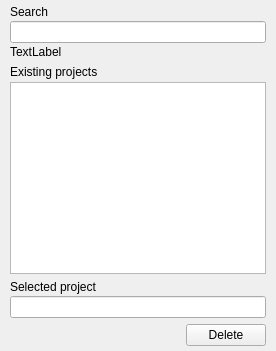
            <widget class="QWidget" name="delete_project">
             <layout class="QVBoxLayout" name="verticalLayout_35">
              <property name="spacing">
               <number>-1</number>
              </property>
              <property name="leftMargin">
               <number>10</number>
              </property>
              <property name="topMargin">
               <number>5</number>
              </property>
              <property name="rightMargin">
               <number>10</number>
              </property>
              <property name="bottomMargin">
               <number>5</number>
              </property>
              <item>
               <layout class="QVBoxLayout" name="verticalLayout_32">
                <property name="spacing">
                 <number>2</number>
                </property>
                <item>
                 <widget class="QLabel" name="label_31">
                  <property name="text">
                   <string>Search</string>
                  </property>
                 </widget>
                </item>
                <item>
                 <widget class="QLineEdit" name="txt_delete_search"/>
                </item>
                <item>
                 <widget class="QLabel" name="lbl_delete_status_search">
                  <property name="text">
                   <string>TextLabel</string>
                  </property>
                 </widget>
                </item>
               </layout>
              </item>
              <item>
               <layout class="QVBoxLayout" name="verticalLayout_33">
                <property name="spacing">
                 <number>3</number>
                </property>
                <item>
                 <widget class="QLabel" name="label_32">
                  <property name="text">
                   <string>Existing projects</string>
                  </property>
                 </widget>
                </item>
                <item>
                 <widget class="QListWidget" name="list_delete_projects"/>
                </item>
               </layout>
              </item>
              <item>
               <layout class="QVBoxLayout" name="verticalLayout_34">
                <property name="spacing">
                 <number>2</number>
                </property>
                <item>
                 <widget class="QLabel" name="label_33">
                  <property name="text">
                   <string>Selected project</string>
                  </property>
                 </widget>
                </item>
                <item>
                 <widget class="QLineEdit" name="txt_delete_selected_projects">
                  <property name="readOnly">
                   <bool>true</bool>
                  </property>
                 </widget>
                </item>
               </layout>
              </item>
              <item>
               <layout class="QHBoxLayout" name="horizontalLayout_25">
                <item>
                 <spacer name="horizontalSpacer_12">
                  <property name="orientation">
                   <enum>Qt::Horizontal</enum>
                  </property>
                  <property name="sizeHint" stdset="0">
                   <size>
                    <width>40</width>
                    <height>20</height>
                   </size>
                  </property>
                 </spacer>
                </item>
                <item>
                 <widget class="QPushButton" name="btn_delete_delete_project">
                  <property name="text">
                   <string>Delete</string>
                  </property>
                 </widget>
                </item>
               </layout>
              </item>
             </layout>
            </widget>
